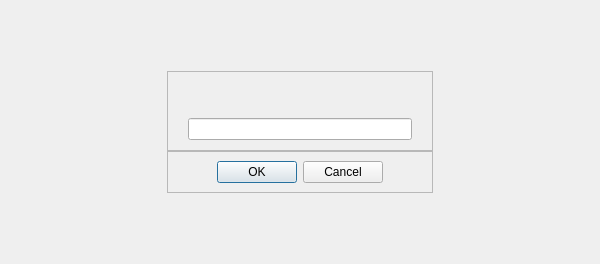
<?xml version="1.0" encoding="UTF-8"?>
<ui version="4.0">
 <class>jsPrompt</class>
 <widget class="QWidget" name="jsPrompt">
  <property name="geometry">
   <rect>
    <x>0</x>
    <y>0</y>
    <width>600</width>
    <height>264</height>
   </rect>
  </property>
  <layout class="QGridLayout" name="gridLayout">
   <property name="spacing">
    <number>0</number>
   </property>
   <item row="0" column="1">
    <spacer name="verticalSpacer_2">
     <property name="orientation">
      <enum>Qt::Vertical</enum>
     </property>
     <property name="sizeHint" stdset="0">
      <size>
       <width>20</width>
       <height>65</height>
      </size>
     </property>
    </spacer>
   </item>
   <item row="1" column="0">
    <spacer name="horizontalSpacer">
     <property name="orientation">
      <enum>Qt::Horizontal</enum>
     </property>
     <property name="sizeHint" stdset="0">
      <size>
       <width>50</width>
       <height>20</height>
      </size>
     </property>
    </spacer>
   </item>
   <item row="1" column="1">
    <widget class="QFrame" name="frame">
     <property name="frameShape">
      <enum>QFrame::StyledPanel</enum>
     </property>
     <property name="frameShadow">
      <enum>QFrame::Raised</enum>
     </property>
     <property name="js-frame" stdset="0">
      <bool>true</bool>
     </property>
     <layout class="QGridLayout" name="gridLayout_2">
      <property name="leftMargin">
       <number>20</number>
      </property>
      <property name="topMargin">
       <number>20</number>
      </property>
      <property name="rightMargin">
       <number>20</number>
      </property>
      <property name="bottomMargin">
       <number>10</number>
      </property>
      <item row="0" column="0">
       <spacer name="horizontalSpacer_5">
        <property name="orientation">
         <enum>Qt::Horizontal</enum>
        </property>
        <property name="sizeHint" stdset="0">
         <size>
          <width>40</width>
          <height>20</height>
         </size>
        </property>
       </spacer>
      </item>
      <item row="0" column="1">
       <widget class="QLabel" name="message">
        <property name="text">
         <string/>
        </property>
       </widget>
      </item>
      <item row="0" column="2">
       <spacer name="horizontalSpacer_6">
        <property name="orientation">
         <enum>Qt::Horizontal</enum>
        </property>
        <property name="sizeHint" stdset="0">
         <size>
          <width>40</width>
          <height>20</height>
         </size>
        </property>
       </spacer>
      </item>
      <item row="1" column="0" colspan="3">
       <widget class="QLineEdit" name="lineEdit"/>
      </item>
     </layout>
    </widget>
   </item>
   <item row="1" column="2">
    <spacer name="horizontalSpacer_2">
     <property name="orientation">
      <enum>Qt::Horizontal</enum>
     </property>
     <property name="sizeHint" stdset="0">
      <size>
       <width>50</width>
       <height>20</height>
      </size>
     </property>
    </spacer>
   </item>
   <item row="2" column="1">
    <widget class="QFrame" name="frame_2">
     <property name="frameShape">
      <enum>QFrame::StyledPanel</enum>
     </property>
     <property name="frameShadow">
      <enum>QFrame::Raised</enum>
     </property>
     <property name="js-frame2" stdset="0">
      <bool>true</bool>
     </property>
     <layout class="QHBoxLayout" name="horizontalLayout">
      <property name="spacing">
       <number>0</number>
      </property>
      <item>
       <spacer name="horizontalSpacer_3">
        <property name="orientation">
         <enum>Qt::Horizontal</enum>
        </property>
        <property name="sizeHint" stdset="0">
         <size>
          <width>40</width>
          <height>20</height>
         </size>
        </property>
       </spacer>
      </item>
      <item>
       <widget class="QDialogButtonBox" name="buttonBox">
        <property name="standardButtons">
         <set>QDialogButtonBox::Cancel|QDialogButtonBox::Ok</set>
        </property>
       </widget>
      </item>
      <item>
       <spacer name="horizontalSpacer_4">
        <property name="orientation">
         <enum>Qt::Horizontal</enum>
        </property>
        <property name="sizeHint" stdset="0">
         <size>
          <width>40</width>
          <height>20</height>
         </size>
        </property>
       </spacer>
      </item>
     </layout>
    </widget>
   </item>
   <item row="3" column="1">
    <spacer name="verticalSpacer">
     <property name="orientation">
      <enum>Qt::Vertical</enum>
     </property>
     <property name="sizeHint" stdset="0">
      <size>
       <width>20</width>
       <height>65</height>
      </size>
     </property>
    </spacer>
   </item>
  </layout>
 </widget>
 <resources/>
 <connections/>
</ui>
